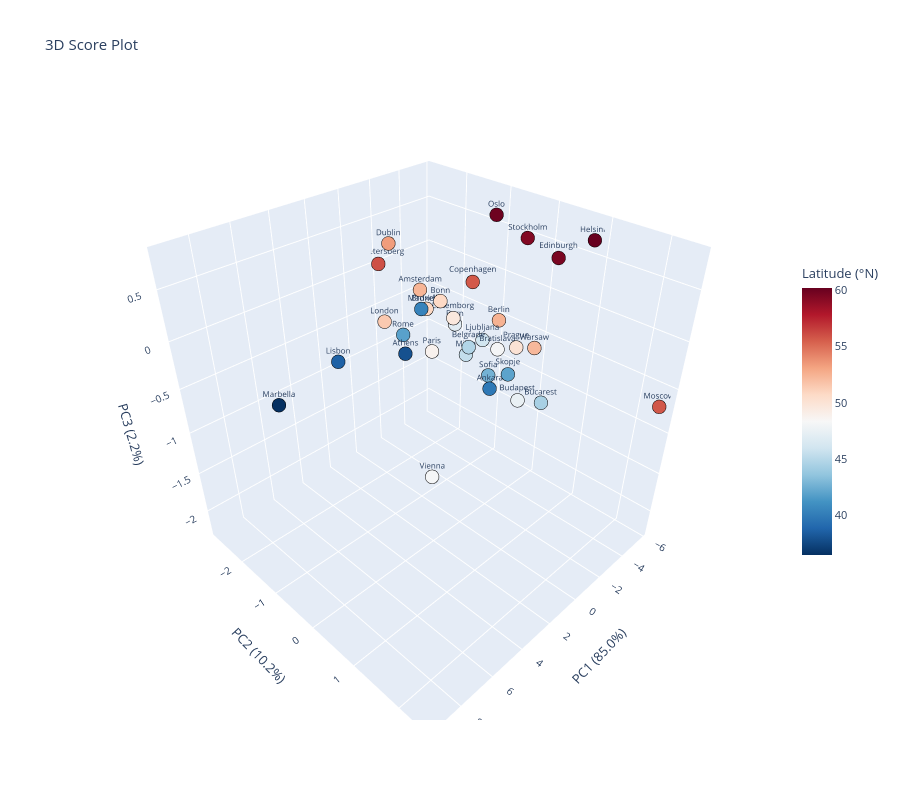

The cell this chart's notebook holds for it:
### Markdown cell above
### 2.6 3D Score Plot

**Purpose:** Visualize three principal components when PC3 explains significant variance.

### Code cell
fig = go.Figure()

fig.add_trace(go.Scatter3d(
    x=T[:, 0],
    y=T[:, 1],
    z=T[:, 2],
    mode='markers+text',
    text=city_names,
    textposition='top center',
    textfont=dict(size=8),
    marker=dict(
        size=8,
        color=latitude,
        colorscale='RdBu_r',
        showscale=True,
        colorbar=dict(title='Latitude (°N)', len=0.5),
        line=dict(color='black', width=0.5)
    ),
    hovertemplate='<b>%{text}</b><br>PC1: %{x:.2f}<br>PC2: %{y:.2f}<br>PC3: %{z:.2f}<br>Latitude: %{marker.color:.1f}°N<extra></extra>'
))

fig.update_layout(
    title='3D Score Plot',
    scene=dict(
        xaxis_title=f'PC1 ({explained_var_ratio[0]*100:.1f}%)',
        yaxis_title=f'PC2 ({explained_var_ratio[1]*100:.1f}%)',
        zaxis_title=f'PC3 ({explained_var_ratio[2]*100:.1f}%)'
    ),
    width=900,
    height=800,
    font=dict(size=11)
)

fig.show()

print(f"\n📊 PC3 explains {explained_var_ratio[2]*100:.1f}% additional variance")
print("Use 3D plots when PC3 captures meaningful structure not visible in 2D.")

### Figure 1 — Plotly figure (JSON) as saved in the notebook; plotly's stock layout.template omitted (floating-point values rounded to 4 significant figures)
{"data": [{"hovertemplate": "<b>%{text}</b><br>PC1: %{x:.2f}<br>PC2: %{y:.2f}<br>PC3: %{z:.2f}<br>Latitude: %{marker.color:.1f}°N<extra></extra>", "marker": {"color": [52.37, 39.87, 37.97, 44.82, 52.52, 46.95, 50.73, 50.85, 44.42, 47.47, 55.67, 53.33, 60.17, 38.7, 51.5, 49.6, 36.51, 55.75, 59.95, 48.85, 50.08, 41.9, 42.7, 59.32, 48.2, 52.23, 48.13, 55.95, 46.05, 40.38, 45.46, 59.56, 42.0], "colorbar": {"len": 0.5, "title": {"text": "Latitude (°N)"}}, "colorscale": [[0, "rgb(5,48,97)"], [0.1, "rgb(33,102,172)"], [0.2, "rgb(67,147,195)"], [0.3, "rgb(146,197,222)"], [0.4, "rgb(209,229,240)"], [0.5, "rgb(247,247,247)"], [0.6, "rgb(253,219,199)"], [0.7, "rgb(244,165,130)"], [0.8, "rgb(214,96,77)"], [0.9, "rgb(178,24,43)"], [1, "rgb(103,0,31)"]], "line": {"color": "black", "width": 0.5}, "showscale": true, "size": 8}, "mode": "markers+text", "text": ["Amsterdam", "Ankara", "Athens", "Belgrade", "Berlin", "Bern", "Bonn", "Bruxells", "Bucarest", "Budapest", "Copenhagen", "Dublin", "Helsinki", "Lisbon", "London", "Luxemborg", "Marbella", "Moscow", "Oslo", "Paris", "Prague", "Rome", "Sofia", "Stockholm", "Vienna", "Warsaw", "Bratislava", "St. Petersberg", "Ljubljana", "Madrid", "Milan", "Edinburgh", "Skopje"], "textfont": {"size": 8}, "textposition": "top center", "type": "scatter3d", "x": [-1.609, 0.8395, 6.265, 1.826, -1.163, -1.327, -0.603, -0.3046, 0.5259, 0.851, -2.005, -2.221, -5.69, 5.458, 2.437, -1.247, 9.392, -5.614, -3.759, 1.227, -0.93, 4.052, 0.2417, -3.667, -1.185, -1.402, -0.3427, -1.934, -0.1073, 3.296, 1.689, -4.327, 1.335], "y": [-1.584, 0.7702, 0.9466, 0.6241, 0.3102, -0.6595, -0.7588, -0.9704, 1.646, 1.311, -0.5104, -2.591, 0.8392, -0.801, -0.9324, -0.6747, -0.3539, 2.441, -0.5932, -0.3179, 0.7443, 0.08659, 0.5587, 0.07988, -1.133, 0.9626, 0.5457, -2.772, 0.3083, 0.1812, 0.5338, 0.5317, 1.23], "z": [-0.02506, -0.3298, 0.5301, 0.1356, 0.08801, -0.1824, 0.09524, -0.008422, -0.2614, -0.2996, 0.244, 0.2525, 0.6658, -0.04856, 0.07486, -0.1138, 0.01832, -0.6841, 0.7831, -0.186, -0.06811, 0.3066, -0.3025, 0.6772, -2.243, -0.06012, -0.08542, 0.0117, -0.02716, 0.5034, 0.02989, 0.526, -0.01657]}], "layout": {"font": {"size": 11}, "height": 800, "scene": {"xaxis": {"title": {"text": "PC1 (85.0%)"}}, "yaxis": {"title": {"text": "PC2 (10.2%)"}}, "zaxis": {"title": {"text": "PC3 (2.2%)"}}}, "title": {"text": "3D Score Plot"}, "width": 900}}
